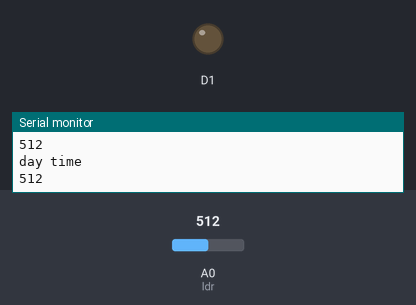
The sketch below on a simulated ESP8266 (NodeMCU). Shown: output pins drawn as LEDs (lit = HIGH), the last lines printed to the serial monitor. The test bench sets the inputs (shaded band); at power-on: A0 (ldr) = 512.

Above: at 2.8 s.
2.9 s: A0 (ldr) set to 490
At 5.5 s:
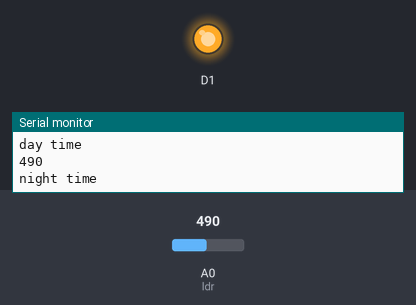
6.5 s: A0 (ldr) set to 510
At 9.8 s:
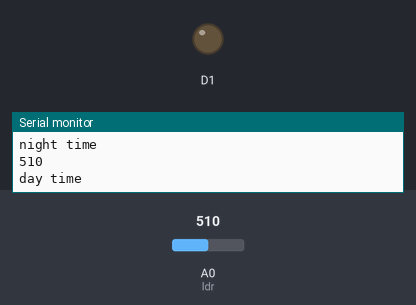
10.5 s: A0 (ldr) set to 306
At 14.0 s:
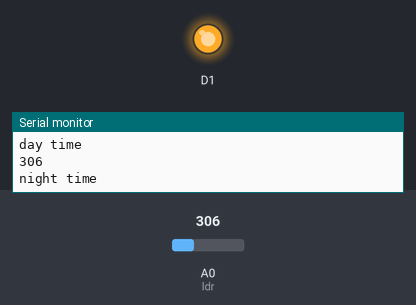
Timing chart, 0 to 15.5 s (numbered marks = the images above; inputs shaded):
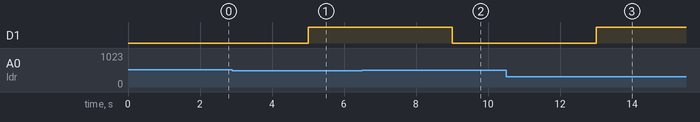

The sketch:

day_and_night_led_sensor_workshop_day_2.ino
```cpp
int ldr = A0;
int led = D1;
void setup() {
  pinMode(A0,INPUT);
  pinMode(D1,OUTPUT);
  Serial.begin(115200);
}
void loop() {
  int i = analogRead(ldr);
  Serial.println(i);
delay(1000);
if(i>=500)
{
  Serial.println("day time");
  digitalWrite(D1,LOW);
delay(1000);
}
else
{
  Serial.println("night time");
  digitalWrite(D1,HIGH);
delay(1000);
}
}
```

Measured:
- the behaviour switches between 500 and 499 on A0 (ldr) (found by bisection; images 0 and 1)
- after the input at 2.9 s, D1: LOW → HIGH after 2.1 s
- after the input at 6.5 s, D1: HIGH → LOW after 2.5 s
- after the input at 10.5 s, D1: LOW → HIGH after 2.5 s
